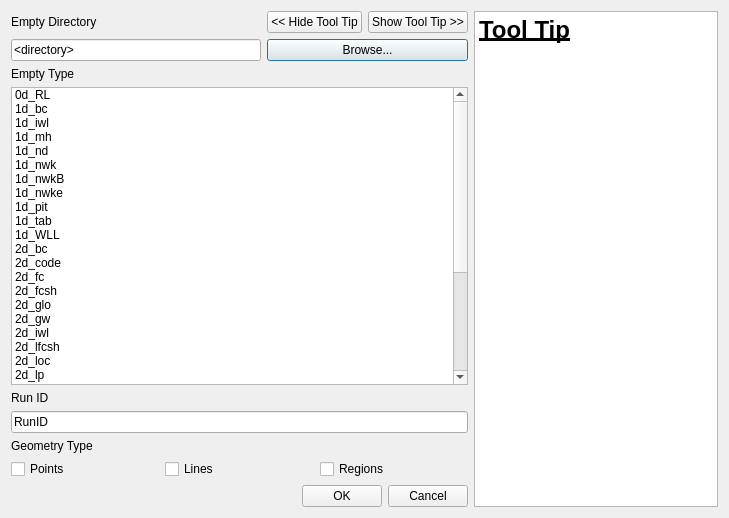
<?xml version="1.0" encoding="UTF-8"?>
<ui version="4.0">
 <class>tuflowqgis_import_empty</class>
 <widget class="QDialog" name="tuflowqgis_import_empty">
  <property name="windowModality">
   <enum>Qt::ApplicationModal</enum>
  </property>
  <property name="enabled">
   <bool>true</bool>
  </property>
  <property name="geometry">
   <rect>
    <x>0</x>
    <y>0</y>
    <width>729</width>
    <height>518</height>
   </rect>
  </property>
  <property name="mouseTracking">
   <bool>false</bool>
  </property>
  <property name="windowTitle">
   <string>Import TUFLOW Empty File</string>
  </property>
  <layout class="QGridLayout" name="gridLayout_2">
   <item row="0" column="1">
    <widget class="QTextBrowser" name="teToolTip">
     <property name="html">
      <string>&lt;!DOCTYPE HTML PUBLIC &quot;-//W3C//DTD HTML 4.0//EN&quot; &quot;http://www.w3.org/TR/REC-html40/strict.dtd&quot;&gt;
&lt;html&gt;&lt;head&gt;&lt;meta name=&quot;qrichtext&quot; content=&quot;1&quot; /&gt;&lt;style type=&quot;text/css&quot;&gt;
p, li { white-space: pre-wrap; }
&lt;/style&gt;&lt;/head&gt;&lt;body style=&quot; font-family:'MS Shell Dlg 2'; font-size:8.25pt; font-weight:400; font-style:normal;&quot;&gt;
&lt;p style=&quot; margin-top:0px; margin-bottom:0px; margin-left:0px; margin-right:0px; -qt-block-indent:0; text-indent:0px;&quot;&gt;&lt;span style=&quot; font-size:18pt; font-weight:600; text-decoration: underline;&quot;&gt;Tool Tip&lt;/span&gt;&lt;/p&gt;&lt;/body&gt;&lt;/html&gt;</string>
     </property>
     <property name="openExternalLinks">
      <bool>true</bool>
     </property>
    </widget>
   </item>
   <item row="0" column="0">
    <layout class="QGridLayout" name="gridLayout">
     <item row="2" column="0">
      <widget class="QLabel" name="label2">
       <property name="text">
        <string>Empty Type</string>
       </property>
      </widget>
     </item>
     <item row="5" column="0" colspan="3">
      <widget class="QLineEdit" name="txtRunID">
       <property name="text">
        <string>RunID</string>
       </property>
       <property name="readOnly">
        <bool>false</bool>
       </property>
      </widget>
     </item>
     <item row="0" column="0">
      <widget class="QLabel" name="label1">
       <property name="text">
        <string>Empty Directory</string>
       </property>
      </widget>
     </item>
     <item row="7" column="0" colspan="3">
      <layout class="QHBoxLayout" name="horizontalLayout">
       <item>
        <widget class="QCheckBox" name="checkPoint">
         <property name="text">
          <string>Points</string>
         </property>
        </widget>
       </item>
       <item>
        <widget class="QCheckBox" name="checkLine">
         <property name="text">
          <string>Lines</string>
         </property>
        </widget>
       </item>
       <item>
        <widget class="QCheckBox" name="checkRegion">
         <property name="text">
          <string>Regions</string>
         </property>
        </widget>
       </item>
      </layout>
     </item>
     <item row="1" column="0">
      <widget class="QLineEdit" name="emptydir">
       <property name="minimumSize">
        <size>
         <width>250</width>
         <height>0</height>
        </size>
       </property>
       <property name="text">
        <string>&lt;directory&gt;</string>
       </property>
       <property name="readOnly">
        <bool>false</bool>
       </property>
      </widget>
     </item>
     <item row="6" column="0">
      <widget class="QLabel" name="label4">
       <property name="text">
        <string>Geometry Type</string>
       </property>
      </widget>
     </item>
     <item row="1" column="1" colspan="2">
      <widget class="QPushButton" name="browsedir">
       <property name="text">
        <string>Browse...</string>
       </property>
      </widget>
     </item>
     <item row="3" column="0" colspan="3">
      <widget class="QListWidget" name="emptyType">
       <property name="selectionMode">
        <enum>QAbstractItemView::ExtendedSelection</enum>
       </property>
       <item>
        <property name="text">
         <string>0d_RL</string>
        </property>
       </item>
       <item>
        <property name="text">
         <string>1d_bc</string>
        </property>
       </item>
       <item>
        <property name="text">
         <string>1d_iwl</string>
        </property>
       </item>
       <item>
        <property name="text">
         <string>1d_mh</string>
        </property>
       </item>
       <item>
        <property name="text">
         <string>1d_nd</string>
        </property>
       </item>
       <item>
        <property name="text">
         <string>1d_nwk</string>
        </property>
       </item>
       <item>
        <property name="text">
         <string>1d_nwkB</string>
        </property>
       </item>
       <item>
        <property name="text">
         <string>1d_nwke</string>
        </property>
       </item>
       <item>
        <property name="text">
         <string>1d_pit</string>
        </property>
       </item>
       <item>
        <property name="text">
         <string>1d_tab</string>
        </property>
       </item>
       <item>
        <property name="text">
         <string>1d_WLL</string>
        </property>
       </item>
       <item>
        <property name="text">
         <string>2d_bc</string>
        </property>
       </item>
       <item>
        <property name="text">
         <string>2d_code</string>
        </property>
       </item>
       <item>
        <property name="text">
         <string>2d_fc</string>
        </property>
       </item>
       <item>
        <property name="text">
         <string>2d_fcsh</string>
        </property>
       </item>
       <item>
        <property name="text">
         <string>2d_glo</string>
        </property>
       </item>
       <item>
        <property name="text">
         <string>2d_gw</string>
        </property>
       </item>
       <item>
        <property name="text">
         <string>2d_iwl</string>
        </property>
       </item>
       <item>
        <property name="text">
         <string>2d_lfcsh</string>
        </property>
       </item>
       <item>
        <property name="text">
         <string>2d_loc</string>
        </property>
       </item>
       <item>
        <property name="text">
         <string>2d_lp</string>
        </property>
       </item>
       <item>
        <property name="text">
         <string>2d_mat</string>
        </property>
       </item>
       <item>
        <property name="text">
         <string>2d_oz</string>
        </property>
       </item>
       <item>
        <property name="text">
         <string>2d_po</string>
        </property>
       </item>
       <item>
        <property name="text">
         <string>2d_rf</string>
        </property>
       </item>
       <item>
        <property name="text">
         <string>2d_sa</string>
        </property>
       </item>
       <item>
        <property name="text">
         <string>2d_sa_rf</string>
        </property>
       </item>
       <item>
        <property name="text">
         <string>2d_sa_tr</string>
        </property>
       </item>
       <item>
        <property name="text">
         <string>2d_soil</string>
        </property>
       </item>
       <item>
        <property name="text">
         <string>2d_vzsh</string>
        </property>
       </item>
       <item>
        <property name="text">
         <string>2d_z__</string>
        </property>
       </item>
       <item>
        <property name="text">
         <string>2d_zsh</string>
        </property>
       </item>
       <item>
        <property name="text">
         <string>2d_zshr</string>
        </property>
       </item>
      </widget>
     </item>
     <item row="0" column="1" colspan="2">
      <layout class="QHBoxLayout" name="horizontalLayout_2">
       <item>
        <widget class="QPushButton" name="pbHideToolTip">
         <property name="text">
          <string>&lt;&lt; Hide Tool Tip</string>
         </property>
        </widget>
       </item>
       <item>
        <widget class="QPushButton" name="pbShowToolTip">
         <property name="text">
          <string>Show Tool Tip &gt;&gt;</string>
         </property>
        </widget>
       </item>
      </layout>
     </item>
     <item row="4" column="0">
      <widget class="QLabel" name="label3">
       <property name="text">
        <string>Run ID</string>
       </property>
      </widget>
     </item>
     <item row="8" column="0" colspan="3">
      <layout class="QHBoxLayout" name="horizontalLayout_4">
       <item>
        <spacer name="horizontalSpacer">
         <property name="orientation">
          <enum>Qt::Horizontal</enum>
         </property>
         <property name="sizeHint" stdset="0">
          <size>
           <width>40</width>
           <height>20</height>
          </size>
         </property>
        </spacer>
       </item>
       <item>
        <widget class="QPushButton" name="pbOk">
         <property name="text">
          <string>OK</string>
         </property>
        </widget>
       </item>
       <item>
        <widget class="QPushButton" name="pbCancel">
         <property name="text">
          <string>Cancel</string>
         </property>
        </widget>
       </item>
      </layout>
     </item>
    </layout>
   </item>
  </layout>
 </widget>
 <resources/>
 <connections/>
</ui>
